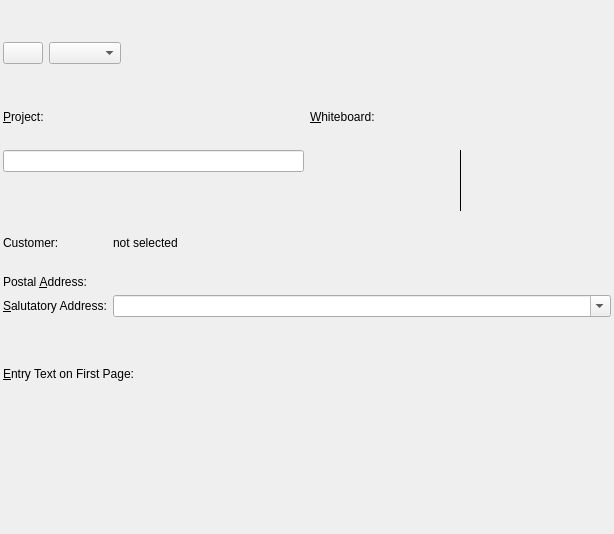
<?xml version="1.0" encoding="UTF-8"?>
<ui version="4.0">
 <class>DocHeaderEdit</class>
 <widget class="QWidget" name="DocHeaderEdit">
  <property name="geometry">
   <rect>
    <x>0</x>
    <y>0</y>
    <width>614</width>
    <height>534</height>
   </rect>
  </property>
  <property name="windowTitle">
   <string>Form1</string>
  </property>
  <layout class="QGridLayout">
   <item row="0" column="0">
    <layout class="QHBoxLayout">
     <item>
      <widget class="QPushButton" name="mButtLang">
       <property name="text">
        <string/>
       </property>
      </widget>
     </item>
     <item>
      <widget class="QComboBox" name="m_cbType"/>
     </item>
     <item>
      <spacer name="spacer2">
       <property name="orientation">
        <enum>Qt::Horizontal</enum>
       </property>
       <property name="sizeType">
        <enum>QSizePolicy::Expanding</enum>
       </property>
       <property name="sizeHint" stdset="0">
        <size>
         <width>120</width>
         <height>21</height>
        </size>
       </property>
      </spacer>
     </item>
     <item>
      <widget class="KDateWidget" name="m_dateEdit"/>
     </item>
    </layout>
   </item>
   <item row="1" column="0">
    <layout class="QGridLayout">
     <item row="0" column="0">
      <widget class="QLabel" name="textLabel1_2">
       <property name="text">
        <string>&amp;Project:</string>
       </property>
       <property name="alignment">
        <set>Qt::AlignTop</set>
       </property>
       <property name="wordWrap">
        <bool>false</bool>
       </property>
       <property name="buddy">
        <cstring>mProjectLabelEdit</cstring>
       </property>
      </widget>
     </item>
     <item row="1" column="1" rowspan="2">
      <widget class="Q3TextEdit" name="m_whiteboardEdit">
       <property name="sizePolicy">
        <sizepolicy hsizetype="Expanding" vsizetype="Preferred">
         <horstretch>0</horstretch>
         <verstretch>0</verstretch>
        </sizepolicy>
       </property>
       <property name="maximumSize">
        <size>
         <width>32767</width>
         <height>80</height>
        </size>
       </property>
       <property name="frameShape">
        <enum>QFrame::VLine</enum>
       </property>
       <property name="tabChangesFocus" stdset="0">
        <bool>true</bool>
       </property>
      </widget>
     </item>
     <item row="1" column="0">
      <widget class="QLineEdit" name="mProjectLabelEdit">
       <property name="toolTip">
        <string>Enter a label that describes the project. This may appear on the customer document.</string>
       </property>
       <property name="maxLength">
        <number>255</number>
       </property>
       <property name="frame">
        <bool>true</bool>
       </property>
       <property name="dragEnabled">
        <bool>false</bool>
       </property>
      </widget>
     </item>
     <item row="0" column="1">
      <widget class="QLabel" name="textLabel1">
       <property name="text">
        <string>&amp;Whiteboard:</string>
       </property>
       <property name="alignment">
        <set>Qt::AlignTop</set>
       </property>
       <property name="wordWrap">
        <bool>false</bool>
       </property>
       <property name="buddy">
        <cstring>m_whiteboardEdit</cstring>
       </property>
      </widget>
     </item>
    </layout>
   </item>
   <item row="2" column="0">
    <layout class="QGridLayout">
     <item row="2" column="1">
      <widget class="KComboBox" name="m_letterHead">
       <property name="editable">
        <bool>true</bool>
       </property>
      </widget>
     </item>
     <item row="1" column="0">
      <widget class="QLabel" name="textLabel4">
       <property name="text">
        <string>Postal &amp;Address:</string>
       </property>
       <property name="alignment">
        <set>Qt::AlignTop</set>
       </property>
       <property name="wordWrap">
        <bool>false</bool>
       </property>
       <property name="buddy">
        <cstring>m_postAddressEdit</cstring>
       </property>
      </widget>
     </item>
     <item row="0" column="1">
      <layout class="QHBoxLayout">
       <item>
        <widget class="QLabel" name="m_labName">
         <property name="text">
          <string>not selected</string>
         </property>
         <property name="wordWrap">
          <bool>false</bool>
         </property>
        </widget>
       </item>
       <item>
        <spacer name="spacer1">
         <property name="orientation">
          <enum>Qt::Horizontal</enum>
         </property>
         <property name="sizeType">
          <enum>QSizePolicy::Expanding</enum>
         </property>
         <property name="sizeHint" stdset="0">
          <size>
           <width>41</width>
           <height>20</height>
          </size>
         </property>
        </spacer>
       </item>
      </layout>
     </item>
     <item row="2" column="0">
      <widget class="QLabel" name="textLabel5">
       <property name="text">
        <string>&amp;Salutatory Address:</string>
       </property>
       <property name="wordWrap">
        <bool>false</bool>
       </property>
       <property name="buddy">
        <cstring>m_teEntry</cstring>
       </property>
      </widget>
     </item>
     <item row="1" column="1">
      <widget class="Q3TextEdit" name="m_postAddressEdit">
       <property name="sizePolicy">
        <sizepolicy hsizetype="Expanding" vsizetype="Fixed">
         <horstretch>0</horstretch>
         <verstretch>0</verstretch>
        </sizepolicy>
       </property>
       <property name="tabChangesFocus" stdset="0">
        <bool>true</bool>
       </property>
      </widget>
     </item>
     <item row="0" column="0">
      <widget class="QLabel" name="textLabel2">
       <property name="text">
        <string>Customer:</string>
       </property>
       <property name="wordWrap">
        <bool>false</bool>
       </property>
      </widget>
     </item>
    </layout>
   </item>
   <item row="3" column="0">
    <widget class="QLabel" name="textLabel8">
     <property name="text">
      <string>&amp;Entry Text on First Page:</string>
     </property>
     <property name="wordWrap">
      <bool>false</bool>
     </property>
     <property name="buddy">
      <cstring>m_teEntry</cstring>
     </property>
    </widget>
   </item>
   <item row="4" column="0">
    <widget class="Q3TextEdit" name="m_teEntry">
     <property name="tabChangesFocus" stdset="0">
      <bool>true</bool>
     </property>
    </widget>
   </item>
  </layout>
 </widget>
 <layoutdefault spacing="6" margin="3"/>
 <customwidgets>
  <customwidget>
   <class>KDateWidget</class>
   <extends>QWidget</extends>
   <header>kdatewidget.h</header>
  </customwidget>
  <customwidget>
   <class>KComboBox</class>
   <extends>QComboBox</extends>
   <header>kcombobox.h</header>
  </customwidget>
  <customwidget>
   <class>Q3Frame</class>
   <extends>QFrame</extends>
   <header>Qt3Support/Q3Frame</header>
   <container>1</container>
  </customwidget>
  <customwidget>
   <class>Q3TextEdit</class>
   <extends>Q3Frame</extends>
   <header>q3textedit.h</header>
   <container>1</container>
  </customwidget>
 </customwidgets>
 <tabstops>
  <tabstop>mButtLang</tabstop>
  <tabstop>m_cbType</tabstop>
  <tabstop>mProjectLabelEdit</tabstop>
  <tabstop>m_whiteboardEdit</tabstop>
  <tabstop>m_postAddressEdit</tabstop>
  <tabstop>m_letterHead</tabstop>
  <tabstop>m_teEntry</tabstop>
 </tabstops>
 <includes>
  <include location="local">kdatewidget.h</include>
  <include location="local">kcombobox.h</include>
  <include location="local">klineedit.h</include>
 </includes>
 <resources/>
 <connections/>
</ui>
